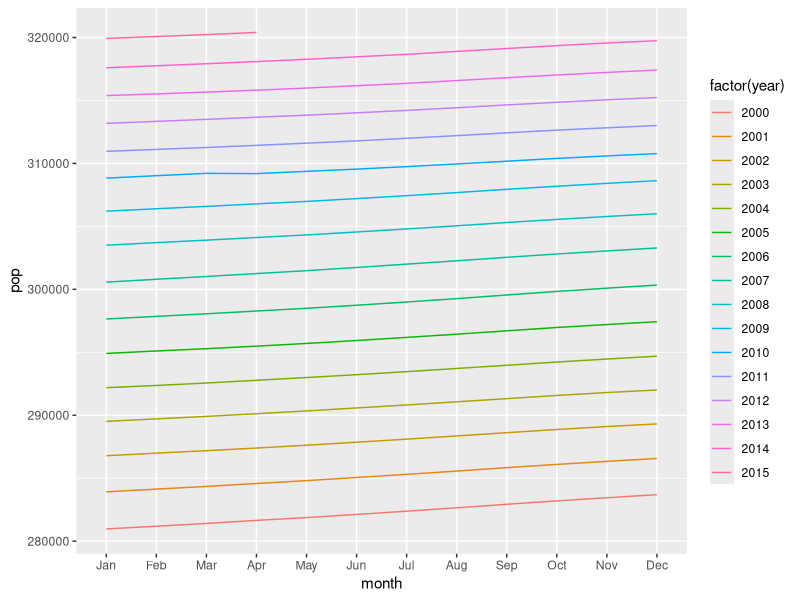

The R source for this figure:
## ---- chunk 1
library(ggplot2)
library(lubridate)
colnames(economics)
econ2000 <- economics
econ2000$year <- year(econ2000$date)
econ2000$month <- month(econ2000$date, label=TRUE)
econ2000 <- econ2000[econ2000$year>=2000,]

k <- ggplot(data=econ2000, aes(x=month, y=pop))
(k <- k+geom_line(aes(color=factor(year), group=year)))
